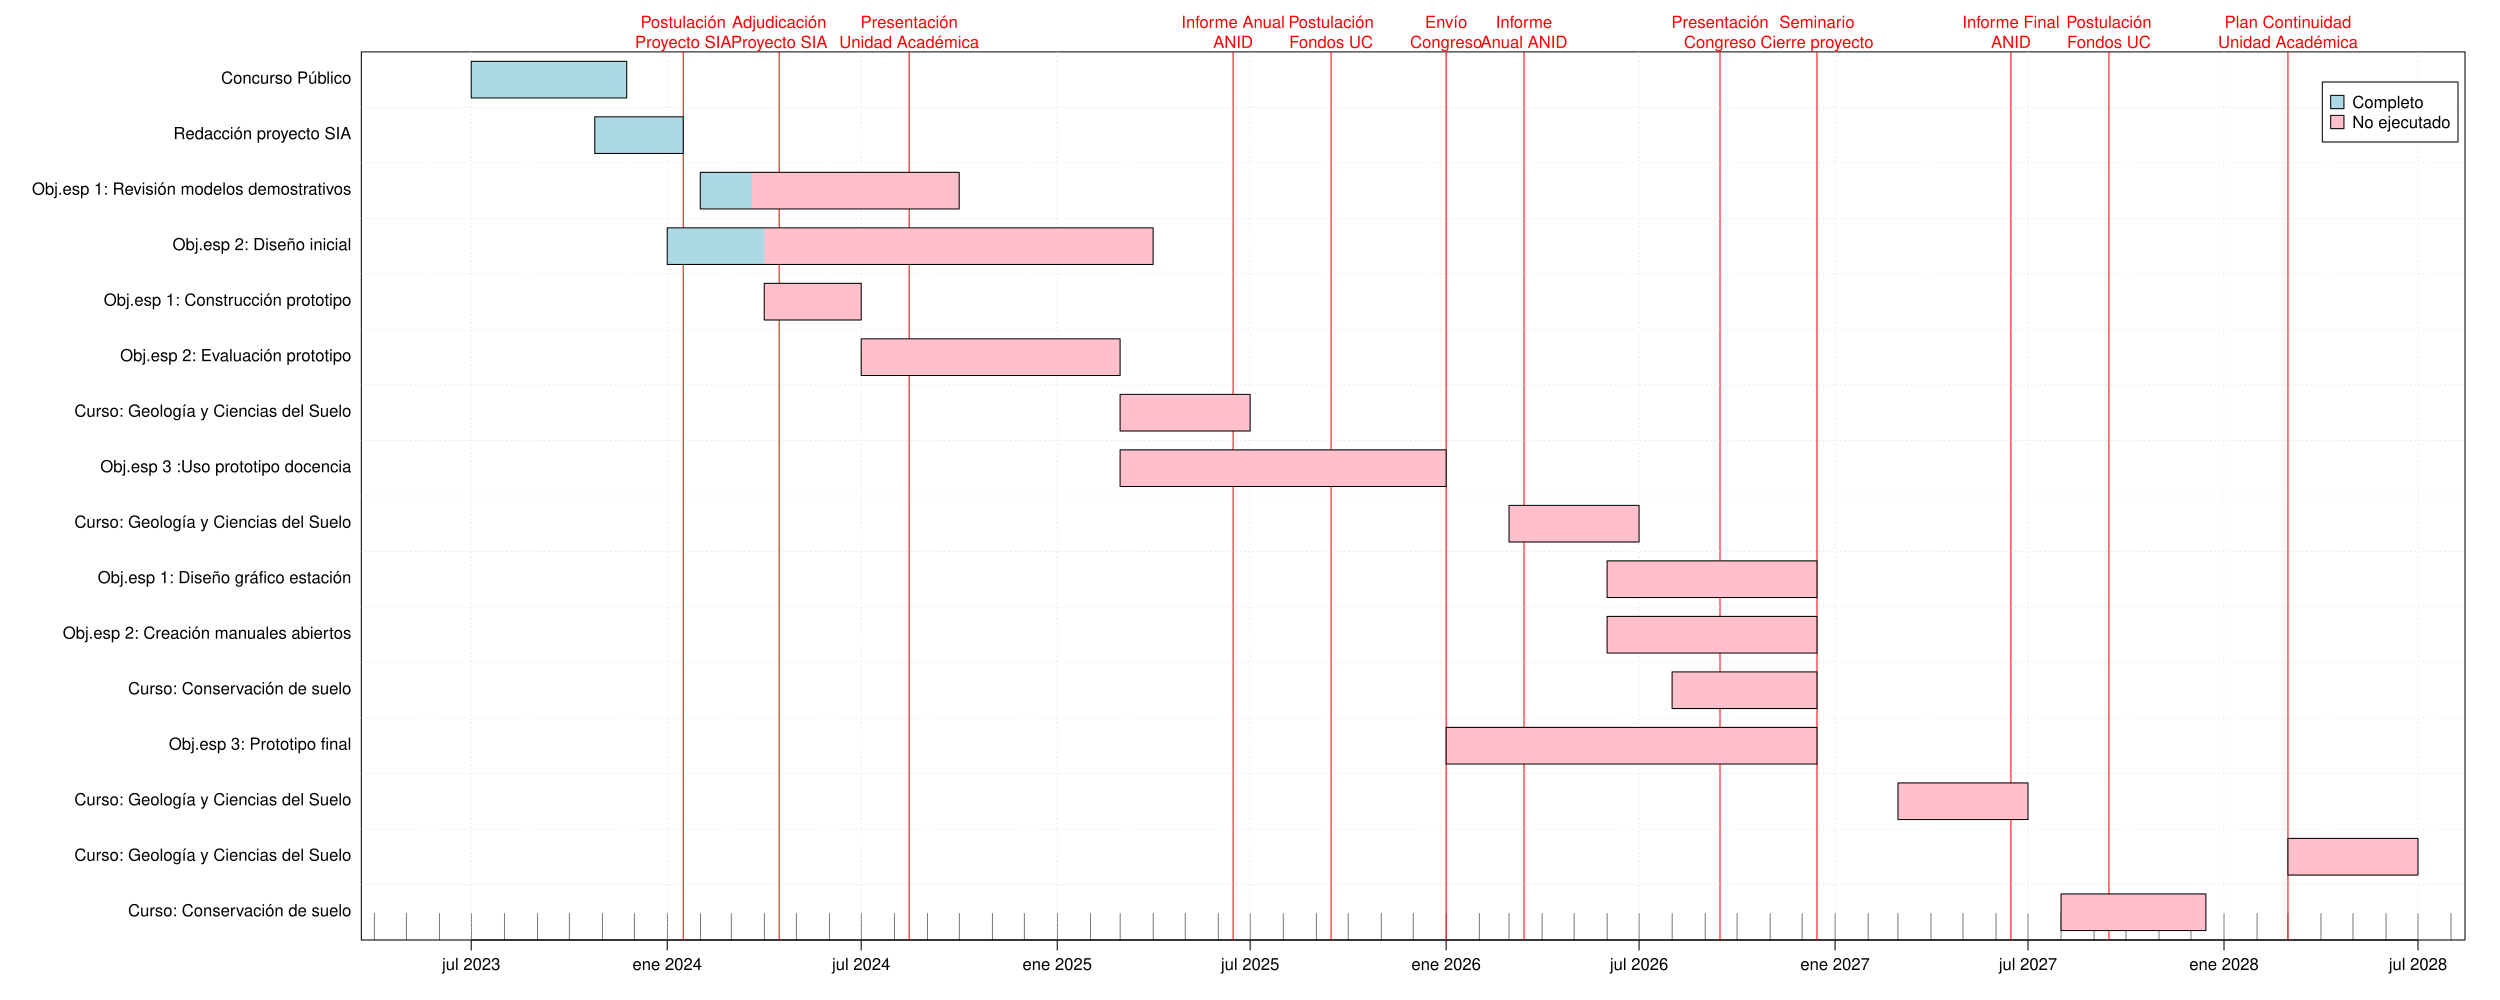

Write the R code that produced this figure.

# Librerias ---------------------------------------------------------------

library(plan)

# Idioma plot() -----------------------------------------------------------

Sys.setlocale("LC_TIME", "es_ES.UTF-8")


# pdf set -----------------------------------------------------------------

pdf(file = "carta_gantt_sia.pdf", 
    width = 25, 
    height = 10) 

# Gantt -------------------------------------------------------------------


gt_object <- read.gantt("carta_gantt_sia.csv") 
plot(gt_object,event.label=c('Postulación\nProyecto SIA',
                             'Adjudicación\nProyecto SIA',
                             'Presentación\nUnidad Académica',
                             'Informe Anual\nANID',
                             'Informe\nAnual ANID',
                             'Envío\nCongreso',
                             'Presentación\nCongreso',
                             'Seminario\nCierre proyecto',
                             'Informe Final\nANID',
                             'Postulación\nFondos UC',
                             'Postulación\nFondos UC',
                             'Plan Continuidad\nUnidad Académica'),
     event.time=c('2024-01-16',
                  '2024-04-15',
                  '2024-08-15',
                  '2025-06-15',
                  '2026-03-15',
                  '2026-01-01',
                  '2026-09-15',
                  '2026-12-15',
                  '2027-06-15',                  
                  '2025-09-15',
                  '2027-09-15',
                  '2028-03-01'),
     col.event=c("red"),
     col.done=c("lightblue"),
     col.notdone=c("pink"),
     font.event=1,
     cex=1,
     cex.event=1,
     xlim = c('2023-06-01','2028-06-01')
)


legend("topright", pch=22, pt.cex=2, cex=1, pt.bg=c("lightblue", "pink"),
       border="black",
       legend=c("Completo", "No ejecutado"), bg="white", xpd=TRUE)


# Exporto pdf -------------------------------------------------------------

dev.off()
